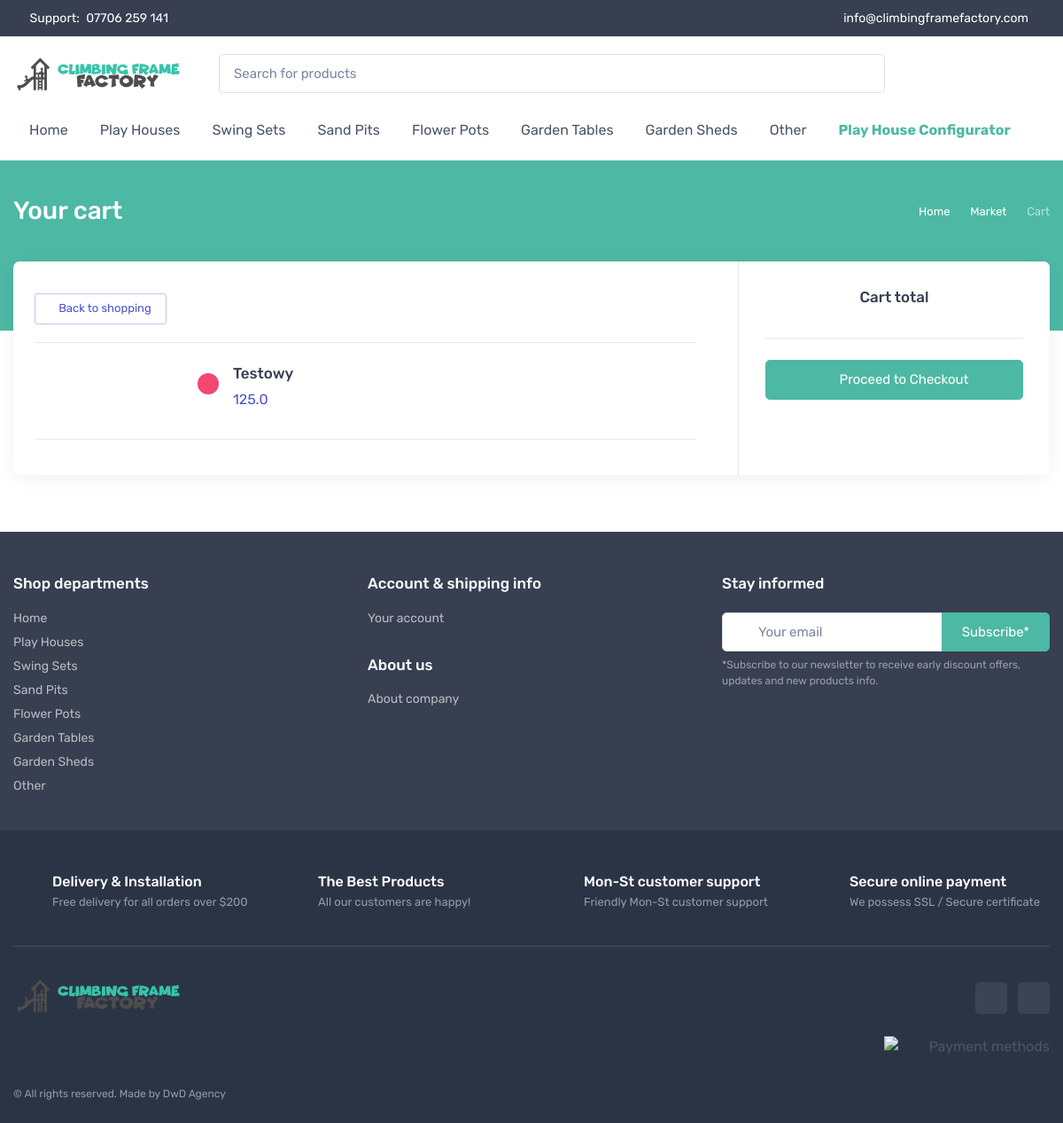
The app's page /order-summary/ (signed in), older data.
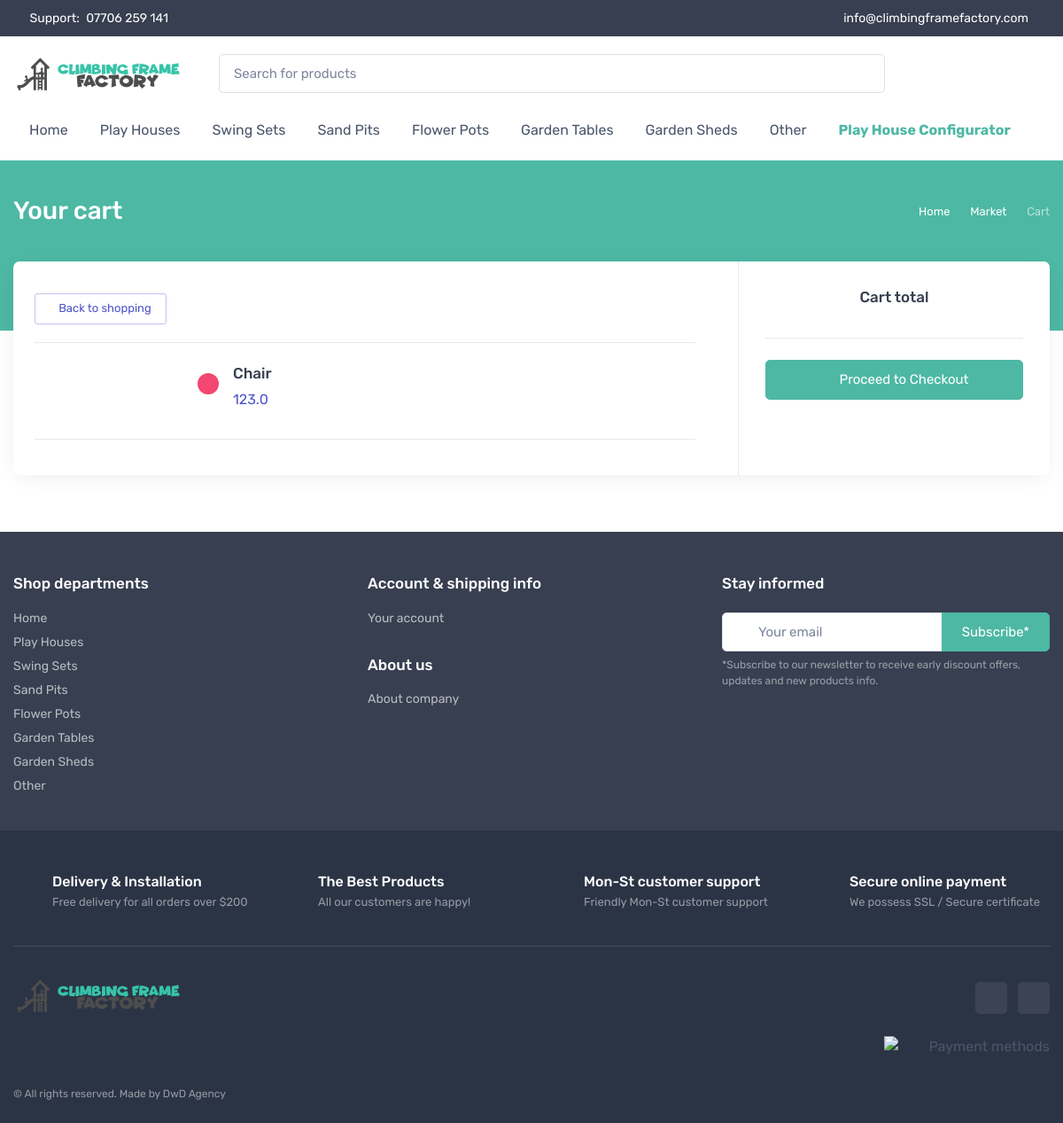
The same page, newer data.
### core/models.py (models this page shows, shortened)
class OrderItem(models.Model):
    user = models.ForeignKey(settings.AUTH_USER_MODEL,
                             on_delete=models.CASCADE)
    ordered = models.BooleanField(default=False)
    item = models.ForeignKey(Item, on_delete=models.CASCADE)
    quantity = models.IntegerField(default=1)

class Item(models.Model):
    title = models.CharField(max_length=100)
    kategoria = models.ForeignKey(Category,
                                    related_name='category',
                                    on_delete=models.CASCADE,blank=True, null=True
                                    )
    price = models.FloatField()
    discount_price = models.FloatField(blank=True, null=True)
    slug = models.SlugField()
    description = models.TextField()
    image = models.ImageField()
    image2 = models.ImageField(blank=True, null=True)
    image3 = models.ImageField(blank=True, null=True)
    image4 = models.ImageField(blank=True, null=True)
    image5 = models.ImageField(blank=True, null=True)

### core/views.py (the view)
# urls.py: path('order-summary/', OrderSummaryView.as_view(), name='order-summary'),
class OrderSummaryView(LoginRequiredMixin, View):
    def get(self, *args, **kwargs):
        try:
            order = Order.objects.get(user=self.request.user, ordered=False)
            context = {
                'object': order
            }
            return render(self.request, 'order_summary.html', context)
        except ObjectDoesNotExist:
            messages.warning(self.request, "You do not have an active order")
            return redirect("/")

### templates/order_summary.html (shortened to what this page needs)
{% load static %}
{% include 'basic/header.html' %}
<div class="page-title-overlap bg-primary pt-4">
    <div class="container d-lg-flex justify-content-between py-2 py-lg-3">
        <div class="order-lg-2 mb-3 mb-lg-0 pt-lg-2">
            <nav aria-label="breadcrumb">
                <ol class="breadcrumb breadcrumb-light flex-lg-nowrap justify-content-center justify-content-lg-start">
                    <li class="breadcrumb-item"><a class="text-nowrap" href="index.html"><i
                                class="czi-home"></i>Home</a></li>
                    <li class="breadcrumb-item text-nowrap"><a href="marketplace-category.html">Market</a>
                    </li>
                    <li class="breadcrumb-item text-nowrap active" aria-current="page">Cart</li>
                </ol>
            </nav>
        </div>
        <div class="order-lg-1 pr-lg-4 text-center text-lg-left">
            <h1 class="h3 text-light mb-0">Your cart</h1>
        </div>
    </div>
</div>
<div class="container mb-5 pb-3">
    <div class="bg-light box-shadow-lg rounded-lg overflow-hidden">
        <div class="row">
            <section class="col-lg-8 pt-2 pt-lg-4 pb-4 mb-3">
                <div class="pt-2 px-4 pr-lg-0 pl-xl-5">
                    <div class="d-flex flex-wrap justify-content-between align-items-center border-bottom pb-3">
                        <div class="py-1"><a class="btn btn-outline-accent btn-sm" href=""><i
                                    class="czi-arrow-left mr-1 ml-n1"></i>Back to shopping</a></div>
                    </div>
                    {% for order_item in object.items.all %}
                    <div class="media d-block d-sm-flex align-items-center py-4 border-bottom"><a
                            class="d-block position-relative mb-3 mb-sm-0 mr-sm-4 mx-auto"
                            href="{% url 'core:remove-single-item-from-cart' order_item.item.slug %}"
                            style="width: 12.5rem;">
                            <span class="close-floating" data-toggle="tooltip" title="Remove from Cart"><i
                                    class="czi-close"></i></span></a>
                        <div class="media-body text-center text-sm-left">
                            <h3 class="h6 product-title mb-2"><a
                                    href="marketplace-single.html">{{ order_item.item.title }}</a></h3>
                            <div class="d-inline-block text-accent">{{ order_item.item.price }}</div>
                            <div class="form-inline pt-2">
                            </div>
                        </div>
                    </div>
                    {% endfor %}
                </div>
            </section>
            <aside class="col-lg-4">
                <div class="cz-sidebar-static h-100 ml-auto border-left">
                    <div class="text-center mb-4 pb-3 border-bottom">
                        <h2 class="h6 mb-3 pb-1">Cart total</h2>
                    </div>
                    <a class="btn btn-primary btn-block mt-4" href="/checkout/"><i
                            class="czi-locked font-size-lg mr-2"></i>Proceed to Checkout</a>
                    <div class="text-center pt-2">
                    </div>
                </div>
            </aside>
        </div>
    </div>
</div>
{% include 'basic/footer.html' %}

### templates/basic/header.html (shortened to what this page needs)
{% load static %}
<!DOCTYPE html>
<html lang="en">
<head>
  <link rel="stylesheet" media="screen" href="{% static 'css/vendor.min.css' %}">
  <link rel="stylesheet" media="screen" id="main-styles" href="{% static 'css/theme.min.css' %}">
</head>
<body class="toolbar-enabled">
    <header class="box-shadow-sm">
      <div class="topbar topbar-dark bg-dark">
        <div class="container">
          <div class="topbar-text text-nowrap d-none d-md-inline-block"><i class="czi-support"></i><span class=" mr-1 text-white">Support: </span><a class="text-white topbar-link" href="tel:07706259141">07706 259 141</a></div>
          <div class="cz-carousel cz-controls-static d-none d-md-block">
          </div>
          <div class="ml-3 text-nowrap"><a class="topbar-link mr-4 d-none d-md-inline-block text-white href="order-tracking.html"><i class="czi-location"></i>info@climbingframefactory.com</a>
            </div>
          </div>
        </div>
      <div class="navbar-sticky bg-light">
        <div class="navbar navbar-expand-lg navbar-light">
          <div class="container"><a class="navbar-brand d-none d-sm-block mr-3 flex-shrink-0" href="/" style="min-width: 7rem;"><img width="192" src="{% static 'img/moje/logo.png' %}"
                      alt="Cartzilla" /></a>
                    <div class="input-group-overlay d-none d-lg-flex mx-4">
                      <input class="form-control appended-form-control" type="text" placeholder="Search for products">
                      <div class="input-group-append-overlay"><span class="input-group-text"><i
                            class="czi-search"></i></span></div>
                    </div>
                    <div class="navbar-toolbar d-flex flex-shrink-0 align-items-center">
                      <div class="navbar-tool-icon-box"></div></a><a class="navbar-tool ml-1 ml-lg-0 mr-n1 mr-lg-2"
                        href="#signin-modal" data-toggle="modal">
                        <div class="navbar-tool-icon-box">
                          <a href='/accounts/login/'>
                            <i class="navbar-tool-icon czi-user"></i></a></div>
                        <div class="navbar-tool-icon-box">
                          <a href='/order-summary/'>
                            <i class="navbar-tool-icon czi-basket"></i></a></div>
                    </div>
                  </div>
                </div>
                <div class="navbar navbar-expand-lg navbar-light navbar-stuck-menu mt-n2 pt-0 pb-2">
                  <div class="container">
                    <div class="collapse navbar-collapse" id="navbarCollapse">
                      <ul class="navbar-nav">
                        <li class="nav-item "><a class="nav-link dropdown-toggle" href="#">Home</a>
                        </li>
                        <li class="nav-item "><a class="nav-link dropdown-toggle" href="/category/1/">Play
                            Houses</a>
                        </li>
                        <li class="nav-item "><a class="nav-link dropdown-toggle" href="/category/2/">Swing
                            Sets</a>
                        </li>
                        <li class="nav-item "><a class="nav-link dropdown-toggle" href="/category/3/">Sand
                            Pits</a>
                        </li>
                        <li class="nav-item "><a class="nav-link dropdown-toggle" href="/category/4/">Flower
                            Pots</a>
                        </li>
                        <li class="nav-item "><a class="nav-link dropdown-toggle" href="/category/5/">Garden
                            Tables</a>
                        </li>
                        <li class="nav-item "><a class="nav-link dropdown-toggle" href="/category/6/">Garden
                            Sheds</a>
                        </li>
                        <li class="nav-item "><a class="nav-link dropdown-toggle" href="/category/7/">Other</a>
                        </li>
                        <li class="nav-item"><a class="nav-link dropdown-toggle text-primary font-weight-bold"
                            href="#">Play House Configurator</a>
                        </li>
                      </ul>
                    </div>
                  </div>
                </div>
              </div>
              </header>

### templates/basic/footer.html (shortened to what this page needs)
{% load static %}
<footer class="bg-dark pt-5">
  <div class="container">
    <div class="row pb-2">
      <div class="col-md-4 col-sm-6">
        <div class="widget widget-links widget-light pb-2 mb-4">
          <h3 class="widget-title text-light">Shop departments</h3>
          <ul class="widget-list">
            <li class="widget-list-item "><a class="widget-list-link" href="/">Home</a>
            </li>
            <li class="widget-list-item "><a class="widget-list-link " href="/category/1/">Play Houses</a>
            </li>
            <li class="widget-list-item "><a class="widget-list-link" href="/category/2/">Swing Sets</a>
            </li>
            <li class="widget-list-item "><a class="widget-list-link " href="/category/3/">Sand Pits</a>
            </li>
            <li class="widget-list-item "><a class="widget-list-link " href="/category/4/">Flower Pots</a>
            </li>
            <li class="widget-list-item "><a class="widget-list-link " href="/category/5/">Garden Tables</a>
            </li>
            <li class="widget-list-item "><a class="widget-list-link " href="/category/6/">Garden Sheds</a>
            </li>
            <li class="widget-list-item "><a class="widget-list-link " href="/category/7/">Other</a>
            </li>
          </ul>
        </div>
      </div>
      <div class="col-md-4 col-sm-6">
        <div class="widget widget-links widget-light pb-2 mb-4">
          <h3 class="widget-title text-light">Account &amp; shipping info</h3>
          <ul class="widget-list">
            <li class="widget-list-item"><a class="widget-list-link" href="#">Your account</a></li>
          </ul>
        </div>
        <div class="widget widget-links widget-light pb-2 mb-4">
          <h3 class="widget-title text-light">About us</h3>
          <ul class="widget-list">
            <li class="widget-list-item"><a class="widget-list-link" href="#">About company</a></li>
          </ul>
        </div>
      </div>
      <div class="col-md-4">
        <div class="widget pb-2 mb-4">
          <h3 class="widget-title text-light pb-1">Stay informed</h3>
          <form class="validate"
            action="https://studio.us12.list-manage.com/subscribe/post-json?u=c7103e2c981361a6639545bd5&amp;amp;id=29ca296126&amp;c=?"
            method="get" name="mc-embedded-subscribe-form" id="mc-embedded-subscribe-form">
            <div class="input-group input-group-overlay flex-nowrap">
              <div class="input-group-prepend-overlay"><span class="input-group-text text-muted font-size-base"><i
                    class="czi-mail"></i></span></div>
              <input class="form-control prepended-form-control" type="email" name="EMAIL" id="mce-EMAIL" value=""
                placeholder="Your email" required>
              <div class="input-group-append">
                <button class="btn btn-primary" type="submit" name="subscribe"
                  id="mc-embedded-subscribe">Subscribe*</button>
              </div>
            </div>
            <small class="form-text text-light opacity-50" id="mc-helper">*Subscribe to our newsletter to receive
              early discount offers, updates and new products info.</small>
          </form>
        </div>
      </div>
    </div>
  </div>
  <div class="pt-5 bg-darker">
    <div class="container">
      <div class="row pb-3">
        <div class="col-md-3 col-sm-6 mb-4">
          <div class="media"><i class="czi-rocket text-primary" style="font-size: 2.25rem;"></i>
            <div class="media-body pl-3">
              <h6 class="font-size-base text-light mb-1">Delivery & Installation</h6>
              <p class="mb-0 font-size-ms text-light opacity-50">Free delivery for all orders over $200</p>
            </div>
          </div>
        </div>
        <div class="col-md-3 col-sm-6 mb-4">
          <div class="media"><i class="czi-currency-exchange text-primary" style="font-size: 2.25rem;"></i>
            <div class="media-body pl-3">
              <h6 class="font-size-base text-light mb-1">The Best Products </h6>
              <p class="mb-0 font-size-ms text-light opacity-50">All our customers are happy!</p>
            </div>
          </div>
        </div>
        <div class="col-md-3 col-sm-6 mb-4">
          <div class="media"><i class="czi-support text-primary" style="font-size: 2.25rem;"></i>
            <div class="media-body pl-3">
              <h6 class="font-size-base text-light mb-1">Mon-St customer support</h6>
              <p class="mb-0 font-size-ms text-light opacity-50">Friendly Mon-St customer support</p>
            </div>
          </div>
        </div>
        <div class="col-md-3 col-sm-6 mb-4">
          <div class="media"><i class="czi-card text-primary" style="font-size: 2.25rem;"></i>
            <div class="media-body pl-3">
              <h6 class="font-size-base text-light mb-1">Secure online payment</h6>
              <p class="mb-0 font-size-ms text-light opacity-50">We possess SSL / Secure сertificate</p>
            </div>
          </div>
        </div>
      </div>
      <hr class="hr-light pb-4 mb-3">
      <div class="row pb-2">
        <div class="col-md-6 text-center text-md-left mb-4">
          <div class="text-nowrap mb-4"><a class="d-inline-block align-middle mt-n1 mr-3" href="#"><img class="d-block"
                width="192" src="{% static 'img/moje/logo.png' %}" alt="Climbing Frame Factory" /></a>
          </div>
        </div>
        <div class="col-md-6 text-center text-md-right mb-4">
          <div class="mb-3">
            <a class="social-btn sb-light sb-facebook ml-2 mb-2"
              href="https://www.facebook.com/Climbing-Frame-Factory-1863637083885807">
              <i class="czi-facebook"></i></a>
            <a class="social-btn sb-light sb-instagram ml-2 mb-2" href="#">
              <i class="czi-instagram"></i></a>
          </div>
          <img class="d-inline-block" width="187" src="{% static 'img/cards-alt.png' %}" alt="Payment methods" />
        </div>
      </div>
      <div class="pb-4 font-size-xs text-light opacity-50 text-center text-md-left">© All rights reserved. Made by <a
          class="text-light" href="https://dwdagency.uk/" target="_blank" rel="noopener">DwD Agency</a></div>
    </div>
  </div>
</footer>
</body>
</html>

Row changes from the older to the newer data that the page shows:
changed through a linked row, OrderItem: item "Testowy" → "Chair"; item.price "125.0" → "123.0"
